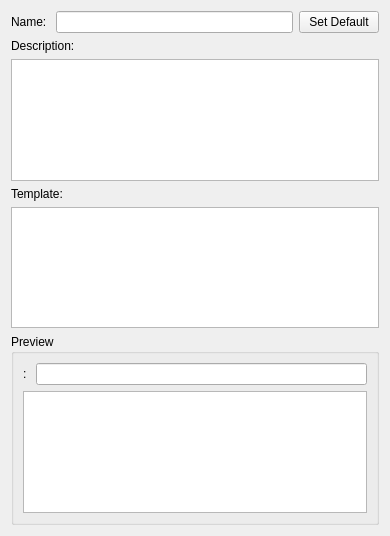
<?xml version="1.0" encoding="UTF-8"?>
<ui version="4.0">
 <class>TemplateInfoWidget</class>
 <widget class="QWidget" name="TemplateInfoWidget">
  <property name="geometry">
   <rect>
    <x>0</x>
    <y>0</y>
    <width>390</width>
    <height>536</height>
   </rect>
  </property>
  <property name="windowTitle">
   <string>Form</string>
  </property>
  <layout class="QFormLayout" name="formLayout">
   <item row="2" column="0" colspan="2">
    <widget class="QTextEdit" name="textEdit"/>
   </item>
   <item row="1" column="0" colspan="2">
    <widget class="QLabel" name="label_2">
     <property name="text">
      <string>Description: </string>
     </property>
    </widget>
   </item>
   <item row="0" column="0" colspan="2">
    <layout class="QHBoxLayout" name="horizontalLayout">
     <item>
      <widget class="QLabel" name="label">
       <property name="text">
        <string>Name: </string>
       </property>
      </widget>
     </item>
     <item>
      <widget class="QLineEdit" name="lineEdit"/>
     </item>
     <item>
      <widget class="QPushButton" name="pushButton">
       <property name="text">
        <string>Set Default</string>
       </property>
      </widget>
     </item>
    </layout>
   </item>
   <item row="3" column="0" colspan="2">
    <widget class="QLabel" name="label_3">
     <property name="text">
      <string>Template: </string>
     </property>
    </widget>
   </item>
   <item row="4" column="0" colspan="2">
    <widget class="QTextEdit" name="textEdit_2"/>
   </item>
   <item row="5" column="0" colspan="2">
    <widget class="QGroupBox" name="groupBox">
     <property name="title">
      <string>Preview</string>
     </property>
     <layout class="QFormLayout" name="formLayout_2">
      <item row="0" column="0">
       <widget class="QLabel" name="label_4">
        <property name="text">
         <string>&lt;data&gt;: </string>
        </property>
       </widget>
      </item>
      <item row="0" column="1">
       <widget class="QLineEdit" name="lineEdit_2"/>
      </item>
      <item row="1" column="0" colspan="2">
       <widget class="QTextBrowser" name="textBrowser"/>
      </item>
     </layout>
    </widget>
   </item>
  </layout>
 </widget>
 <resources/>
 <connections/>
</ui>
